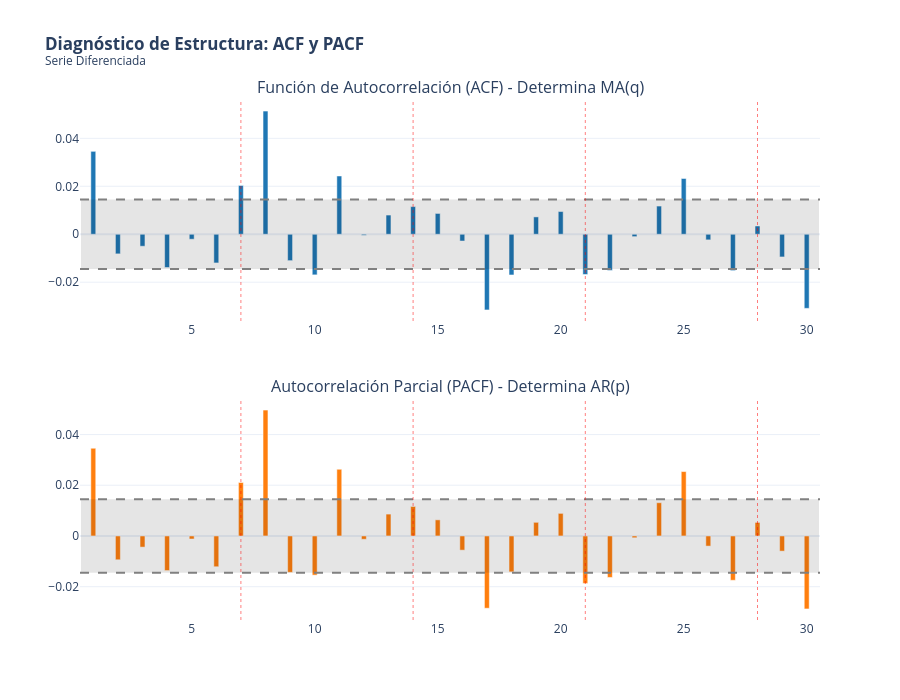

Here is the notebook cell this chart was saved with:
### Markdown cell above
## <font color= #003366> **Gráficas de ACF y PACF** </font>

### Code cell
ts_analysis = df['diff_1'].dropna()

# Parámetros
lags = 30  # 30 días
alpha = 0.05 # Nivel de significancia del 95%

# Cálculo de valores ACF y PACF
acf_vals = acf(ts_analysis, nlags=lags, alpha=alpha)[0][1:]
pacf_vals = pacf(ts_analysis, nlags=lags, alpha=alpha)[0][1:]

# Colocamos manualmente el intervalo de confianza para plotly
n = len(ts_analysis)
conf_interval = 1.96 / np.sqrt(n)


fig = make_subplots(rows=2, cols=1,
                    subplot_titles=("Función de Autocorrelación (ACF) - Determina MA(q)",
                                    "Autocorrelación Parcial (PACF) - Determina AR(p)"),
                    vertical_spacing=0.15)

# ACF

fig.add_trace(go.Bar(
    x=list(range(1, lags+1)), y=acf_vals,
    name='ACF', marker_color='rgb(31, 119, 180)', showlegend=False
), row=1, col=1)

# Intervalos de confianza (Sombreado)
fig.add_shape(type="rect",
    x0=0.5, y0=-conf_interval, x1=lags+0.5, y1=conf_interval,
    line=dict(color="rgba(0,0,0,0)"), fillcolor="rgba(0,0,0,0.1)",
    row=1, col=1
)
# Líneas límite
fig.add_hline(y=conf_interval, line_dash="dash", line_color="gray", row=1, col=1)
fig.add_hline(y=-conf_interval, line_dash="dash", line_color="gray", row=1, col=1)

# PACF

fig.add_trace(go.Bar(
    x=list(range(1, lags+1)), y=pacf_vals,
    name='PACF', marker_color='rgb(255, 127, 14)', showlegend=False
), row=2, col=1)

# Intervalos de confianza
fig.add_shape(type="rect",
    x0=0.5, y0=-conf_interval, x1=lags+0.5, y1=conf_interval,
    line=dict(color="rgba(0,0,0,0)"), fillcolor="rgba(0,0,0,0.1)",
    row=2, col=1
)
# Líneas límite
fig.add_hline(y=conf_interval, line_dash="dash", line_color="gray", row=2, col=1)
fig.add_hline(y=-conf_interval, line_dash="dash", line_color="gray", row=2, col=1)


fig.update_layout(
    title='<b>Diagnóstico de Estructura: ACF y PACF</b><br><sup>Serie Diferenciada</sup>',
    template='plotly_white',
    height=700,
    bargap=0.8 # Barras delgadas estilo lollipop
)

# Resaltar lags estacionales (7, 14, 21, 28) con líneas verticales rojas tenues
for i in [7, 14, 21, 28]:
    fig.add_vline(x=i, line_width=1, line_dash="dot", line_color="red", opacity=0.5)

fig.show()

### Figure 1 — Plotly figure (JSON) as saved in the notebook; plotly's stock layout.template omitted (floating-point values rounded to 4 significant figures)
{"data": [{"marker": {"color": "rgb(31, 119, 180)"}, "name": "ACF", "showlegend": false, "x": [1, 2, 3, 4, 5, 6, 7, 8, 9, 10, 11, 12, 13, 14, 15, 16, 17, 18, 19, 20, 21, 22, 23, 24, 25, 26, 27, 28, 29, 30], "y": [0.03459, -0.008181, -0.004994, -0.01387, -0.002066, -0.01197, 0.02036, 0.05139, -0.011, -0.01694, 0.02431, -0.0004443, 0.008006, 0.01154, 0.008675, -0.00282, -0.03157, -0.01698, 0.007238, 0.009471, -0.01679, -0.01511, -0.0009966, 0.01176, 0.02326, -0.002338, -0.01517, 0.003437, -0.009462, -0.03091], "type": "bar", "xaxis": "x", "yaxis": "y"}, {"marker": {"color": "rgb(255, 127, 14)"}, "name": "PACF", "showlegend": false, "x": [1, 2, 3, 4, 5, 6, 7, 8, 9, 10, 11, 12, 13, 14, 15, 16, 17, 18, 19, 20, 21, 22, 23, 24, 25, 26, 27, 28, 29, 30], "y": [0.03459, -0.009389, -0.00439, -0.01364, -0.001193, -0.01213, 0.02108, 0.04965, -0.01434, -0.01544, 0.0263, -0.001301, 0.008622, 0.01163, 0.006354, -0.005587, -0.02849, -0.01416, 0.005377, 0.008905, -0.01871, -0.01635, -0.0007166, 0.01311, 0.0254, -0.003993, -0.01747, 0.005339, -0.005974, -0.02878], "type": "bar", "xaxis": "x2", "yaxis": "y2"}], "layout": {"xaxis": {"anchor": "y", "domain": [0, 1]}, "yaxis": {"anchor": "x", "domain": [0.575, 1]}, "xaxis2": {"anchor": "y2", "domain": [0, 1]}, "yaxis2": {"anchor": "x2", "domain": [0, 0.425]}, "annotations": [{"font": {"size": 16}, "showarrow": false, "text": "Función de Autocorrelación (ACF) - Determina MA(q)", "x": 0.5, "xanchor": "center", "xref": "paper", "y": 1, "yanchor": "bottom", "yref": "paper"}, {"font": {"size": 16}, "showarrow": false, "text": "Autocorrelación Parcial (PACF) - Determina AR(p)", "x": 0.5, "xanchor": "center", "xref": "paper", "y": 0.425, "yanchor": "bottom", "yref": "paper"}], "shapes": [{"fillcolor": "rgba(0,0,0,0.1)", "line": {"color": "rgba(0,0,0,0)"}, "type": "rect", "x0": 0.5, "x1": 30.5, "xref": "x", "y0": -0.01451, "y1": 0.01451, "yref": "y"}, {"line": {"color": "gray", "dash": "dash"}, "type": "line", "x0": 0, "x1": 1, "xref": "x domain", "y0": 0.01451, "y1": 0.01451, "yref": "y"}, {"line": {"color": "gray", "dash": "dash"}, "type": "line", "x0": 0, "x1": 1, "xref": "x domain", "y0": -0.01451, "y1": -0.01451, "yref": "y"}, {"fillcolor": "rgba(0,0,0,0.1)", "line": {"color": "rgba(0,0,0,0)"}, "type": "rect", "x0": 0.5, "x1": 30.5, "xref": "x2", "y0": -0.01451, "y1": 0.01451, "yref": "y2"}, {"line": {"color": "gray", "dash": "dash"}, "type": "line", "x0": 0, "x1": 1, "xref": "x2 domain", "y0": 0.01451, "y1": 0.01451, "yref": "y2"}, {"line": {"color": "gray", "dash": "dash"}, "type": "line", "x0": 0, "x1": 1, "xref": "x2 domain", "y0": -0.01451, "y1": -0.01451, "yref": "y2"}, {"line": {"color": "red", "dash": "dot", "width": 1}, "opacity": 0.5, "type": "line", "x0": 7, "x1": 7, "xref": "x", "y0": 0, "y1": 1, "yref": "y domain"}, {"line": {"color": "red", "dash": "dot", "width": 1}, "opacity": 0.5, "type": "line", "x0": 7, "x1": 7, "xref": "x2", "y0": 0, "y1": 1, "yref": "y2 domain"}, {"line": {"color": "red", "dash": "dot", "width": 1}, "opacity": 0.5, "type": "line", "x0": 14, "x1": 14, "xref": "x", "y0": 0, "y1": 1, "yref": "y domain"}, {"line": {"color": "red", "dash": "dot", "width": 1}, "opacity": 0.5, "type": "line", "x0": 14, "x1": 14, "xref": "x2", "y0": 0, "y1": 1, "yref": "y2 domain"}, {"line": {"color": "red", "dash": "dot", "width": 1}, "opacity": 0.5, "type": "line", "x0": 21, "x1": 21, "xref": "x", "y0": 0, "y1": 1, "yref": "y domain"}, {"line": {"color": "red", "dash": "dot", "width": 1}, "opacity": 0.5, "type": "line", "x0": 21, "x1": 21, "xref": "x2", "y0": 0, "y1": 1, "yref": "y2 domain"}, {"line": {"color": "red", "dash": "dot", "width": 1}, "opacity": 0.5, "type": "line", "x0": 28, "x1": 28, "xref": "x", "y0": 0, "y1": 1, "yref": "y domain"}, {"line": {"color": "red", "dash": "dot", "width": 1}, "opacity": 0.5, "type": "line", "x0": 28, "x1": 28, "xref": "x2", "y0": 0, "y1": 1, "yref": "y2 domain"}], "title": {"text": "<b>Diagnóstico de Estructura: ACF y PACF</b><br><sup>Serie Diferenciada</sup>"}, "height": 700, "bargap": 0.8}}
